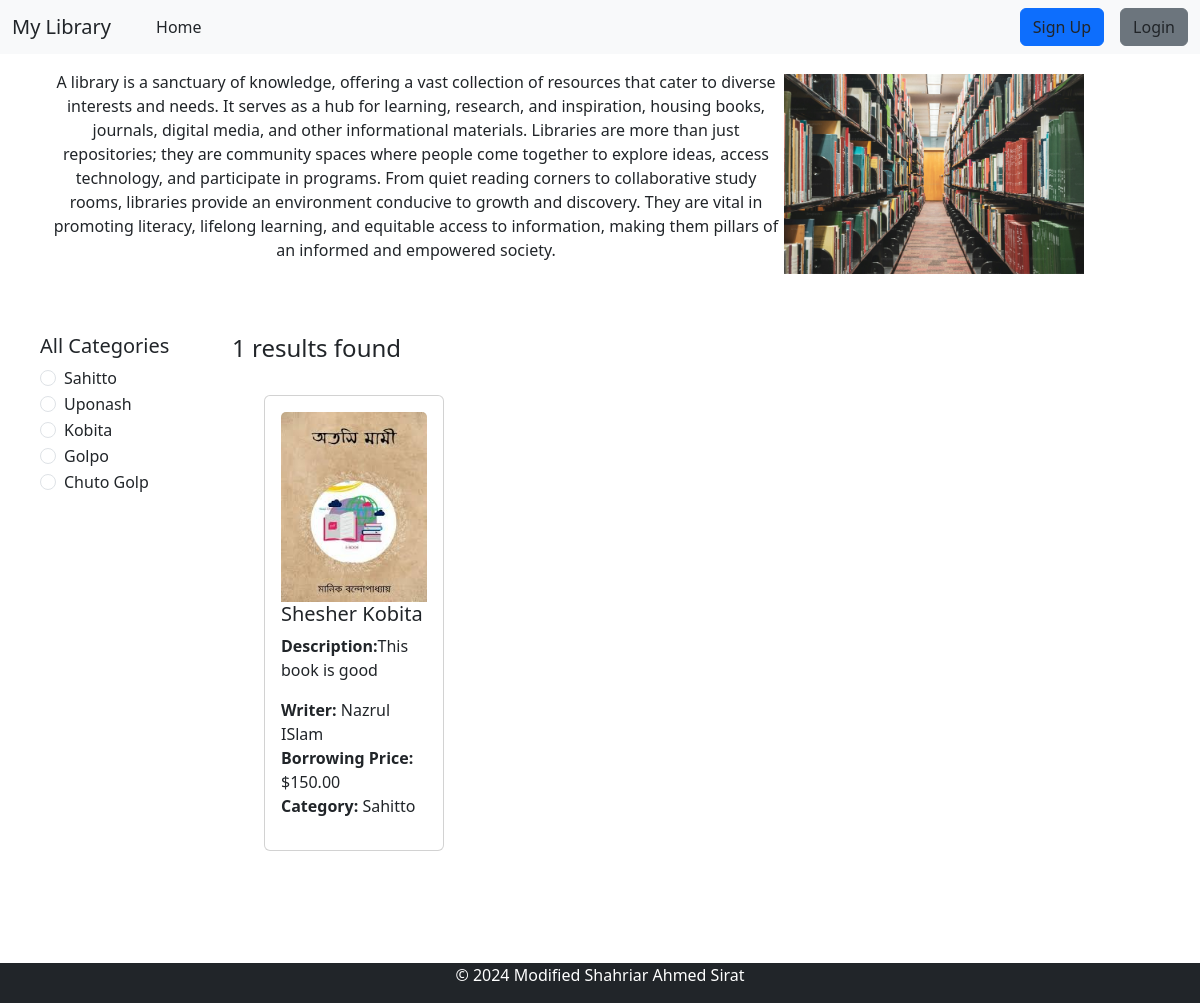
/category/sahitto/, run on the app's committed database.
### categories/models.py (models this page shows, shortened)
class Category(models.Model):
    name = models.CharField(max_length=150)
    slug = models.SlugField(max_length=150,unique=True,null=True,blank=True)

### books/models.py (models this page shows, shortened)
class Book(models.Model):
    title = models.CharField(max_length=50)
    book_author = models.CharField(max_length=50, null=True, blank=True)
    description = models.TextField()
    image = models.ImageField(upload_to='uploads/')
    borrowing_price = models.DecimalField(max_digits=10, decimal_places=2)
    category = models.ForeignKey(Category, on_delete=models.CASCADE)

### core/views.py (the view)
# urls.py: path('',HomeView.as_view(),name='home'),
class HomeView(TemplateView):
    template_name = 'index.html'
    def get_context_data(self,**kwargs):
        context = super().get_context_data(**kwargs)
        category_slug = self.kwargs.get('category_slug')
        if category_slug:
            cat = get_object_or_404(Category,slug=category_slug)
            context['data'] = Book.objects.filter(category = cat)
        else:
            context['data'] = Book.objects.all()
        context['category'] = Category.objects.all()
        return context

### core/templates/index.html
{% extends "base.html" %}
{% load static %}
{% block content %}
<div class="d-flex flex-wrap align-items-center px-5 py-3">
  <div class="col-8"><p class="text-center">A library is a sanctuary of knowledge, offering a vast collection of resources that cater to diverse interests and needs. It serves as a hub for learning, research, and inspiration, housing books, journals, digital media, and other informational materials. Libraries are more than just repositories; they are community spaces where people come together to explore ideas, access technology, and participate in programs. From quiet reading corners to collaborative study rooms, libraries provide an environment conducive to growth and discovery. They are vital in promoting literacy, lifelong learning, and equitable access to information, making them pillars of an informed and empowered society.</p></div>
  <div class="col-4"><img style="width:300px;" src= "{% static 'library.jpg' %}" /></div>
</div>
<div class="d-flex flex-wrap p-4" >
  <div class="col-2 bg-white p-3">
    <h5><a class="text-decoration-none text-dark" href="{% url 'home'%}">All Categories</a></h5>
    {% for cat in category %}
    <div class="form-check">
      <input
        class="form-check-input"
        type="radio"
        name="category"
        id="{{cat.id}}"
      />
      <label class="form-check-label" for="{{cat.id}}">
        <a class="text-decoration-none text-dark" href="{% url 'category_wise' cat.slug %}">{{cat.name}}</a>
      </label>
    </div>
    {% endfor %}
  </div>
  <div class="col-10 p-3">
    <h4>{{ data | length }} results found</h4>
    <div class="d-flex flex-wrap px-2">
      {% for book in data%}
      <div class="col-sm-3">
        <div class="card m-4">
          <div class="card-body">
            <img class="card-img-top" src="{{book.image.url}}" alt="Card image cap">
            <h5 class="card-title"><a href = "{% url 'details' book.id %}" class="text-decoration-none text-dark">{{book.title}}</a></h5>
            <p class="card-text"><strong>Description:</strong>{{book.description | truncatewords:10 }}</p>
            <ul class="list-unstyled">
              <li><strong>Writer:</strong> {{ book.book_author }}</li>
              <li><strong>Borrowing Price:</strong> ${{ book.borrowing_price }}</li>
              <li><strong>Category:</strong> {{ book.category.name }}</li>
          </ul>
          </div>
        </div>
      </div>
      {% endfor %}
    </div>
  </div>
</div>
{% endblock  %}

### data on the page
Category: name "Sahitto"
Category: name "Uponash"
Category: name "Kobita"
Category: name "Golpo"
Category: name "Chuto Golp"
Book: image (picture), title "Shesher Kobita", description "This book is good", book_author "Nazrul ISlam", borrowing_price "150.00", category.name "Sahitto"

### other printed values
{{ data | length }} "1"
